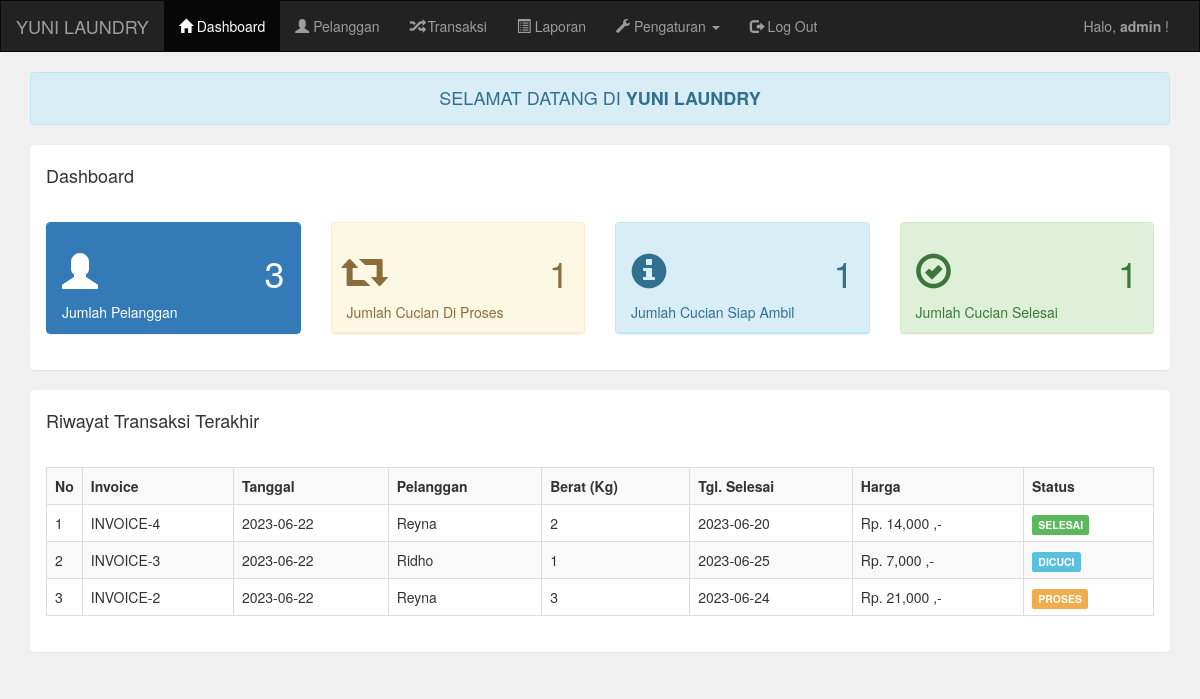
The page /admin/index.php (signed in) on the database its author committed.
### tables this page shows
CREATE TABLE `pelanggan` (
  `pelanggan_id` int(11) NOT NULL,
  `pelanggan_nama` varchar(255) NOT NULL,
  `pelanggan_hp` varchar(255) NOT NULL,
  `pelanggan_alamat` text NOT NULL
);

CREATE TABLE `transaksi` (
  `transaksi_id` int(11) NOT NULL,
  `transaksi_tgl` date NOT NULL,
  `transaksi_pelanggan` int(11) NOT NULL,
  `transaksi_harga` int(11) NOT NULL,
  `transaksi_berat` int(11) NOT NULL,
  `transaksi_tgl_selesai` text NOT NULL,
  `transaksi_status` int(11) NOT NULL
);

### admin/index.php (the view)
<?php include 'header.php'; ?>
<?php
include '../koneksi.php';
?>
<div class="container">
    <div class="alert alert-info text-center">
        <h4 style="margin-bottom: 0px">SELAMAT DATANG DI <b>YUNI LAUNDRY</b></h4>
    </div>
    <div class="panel">
        <div class="panel-heading">
            <h4>Dashboard</h4>
        </div>
        <div class="panel-body">
            <div class="row">
                <div class="col-md-3">
                    <div class="panel panel-primary">
                        <div class="panel-heading">
                            <h1>
                                <i class="glyphicon glyphicon-user"></i>
                                <span class="pull-right">
                                    <?php
                                    $pelanggan = mysqli_query($koneksi,"select * from pelanggan");
                                    echo mysqli_num_rows($pelanggan);
                                    ?>
                                </span>
                            </h1>
                            Jumlah Pelanggan
                        </div>
                    </div>
                </div>
                <div class="col-md-3">
                    <div class="panel panel-warning">
                        <div class="panel-heading">
                            <h1>
                                <i class="glyphicon glyphicon-retweet"></i>
                                <span class="pull-right">
                                    <?php
                                    $proses = mysqli_query($koneksi,"select * from transaksi where transaksi_status='0'");
                                    echo mysqli_num_rows($proses);
                                    ?>
                                </span>
                            </h1>
                            Jumlah Cucian Di Proses
                        </div>
                    </div>
                </div>
                <div class="col-md-3">
                    <div class="panel panel-info">
                        <div class="panel-heading">
                            <h1>
                                <i class="glyphicon glyphicon-info-sign"></i>
                                <span class="pull-right">
                                    <?php
                                    $proses = mysqli_query($koneksi,"select * from transaksi where transaksi_status='1'");
                                    echo mysqli_num_rows($proses);
                                    ?>
                                </span>
                            </h1>
                            Jumlah Cucian Siap Ambil
                        </div>
                    </div>
                </div>
                <div class="col-md-3">
                    <div class="panel panel-success">
                        <div class="panel-heading">
                            <h1>
                                <i class="glyphicon glyphicon-ok-circle"></i>
                                <span class="pull-right">
                                    <?php
                                    $proses = mysqli_query($koneksi,"select * from transaksi where transaksi_status='2'");
                                    echo mysqli_num_rows($proses);
                                    ?>
                                </span>
                            </h1>
                            Jumlah Cucian Selesai
                        </div>
                    </div>
                </div>
            </div>
        </div>
    </div>
    <div class="panel">
        <div class="panel-heading">
            <h4>Riwayat Transaksi Terakhir</h4>
        </div>
        <div class="panel-body">
            <table class="table table-bordered table-striped">
                <tr>
                    <th width="1%">No</th>
                    <th>Invoice</th>
                    <th>Tanggal</th>
                    <th>Pelanggan</th>
                    <th>Berat (Kg)</th>
                    <th>Tgl. Selesai</th>
                    <th>Harga</th>
                    <th>Status</th>
                </tr>
                <?php
                $data = mysqli_query($koneksi,"select * from pelanggan,transaksi where transaksi_pelanggan=pelanggan_id order by transaksi_id desc limit 7");
                $no = 1;
                while($d=mysqli_fetch_array($data)){
                    ?>
                    <tr>
                        <td><?php echo $no++; ?></td>
                        <td>INVOICE-<?php echo $d['transaksi_id']; ?></td>
                        <td><?php echo $d['transaksi_tgl']; ?></td>
                        <td><?php echo $d['pelanggan_nama']; ?></td>
                        <td><?php echo $d['transaksi_berat']; ?></td>
                        <td><?php echo $d['transaksi_tgl_selesai']; ?></td>
                        <td><?php echo "Rp. ".number_format($d['transaksi_harga']) ." ,-"; ?></td>
                        <td>
                            <?php
                            if($d['transaksi_status']=="0"){
                                echo "<div class='label label-warning'>PROSES</div>";
                            }else if($d['transaksi_status']=="1"){
                                echo "<div class='label label-info'>DICUCI</div>";
                            }else if($d['transaksi_status']=="2"){
                                echo "<div class='label label-success'>SELESAI</div>";
                            }
                            ?>
                        </td>
                    </tr>
                    <?php
                }
                ?>
            </table>
        </div>
    </div>
</div>
<?php include 'footer.php'; ?>

### rows shown on the page
pelanggan: transaksi.transaksi_id "4", transaksi.transaksi_tgl "2023-06-22", pelanggan_nama "Reyna", transaksi.transaksi_berat "2", transaksi.transaksi_tgl_selesai "2023-06-20", transaksi.transaksi_harga "14,000", shows "SELESAI", transaksi.transaksi_id "2", transaksi.transaksi_berat "3", transaksi.transaksi_tgl_selesai "2023-06-24", transaksi.transaksi_harga "21,000", shows "PROSES"
pelanggan: transaksi.transaksi_id "3", transaksi.transaksi_tgl "2023-06-22", pelanggan_nama "Ridho", transaksi.transaksi_berat "1", transaksi.transaksi_tgl_selesai "2023-06-25", transaksi.transaksi_harga "7,000", shows "DICUCI"

### other values the page prints
$_SESSION['username'] "admin"
mysqli_num_rows($pelanggan) "3"
mysqli_num_rows($proses) "1"
